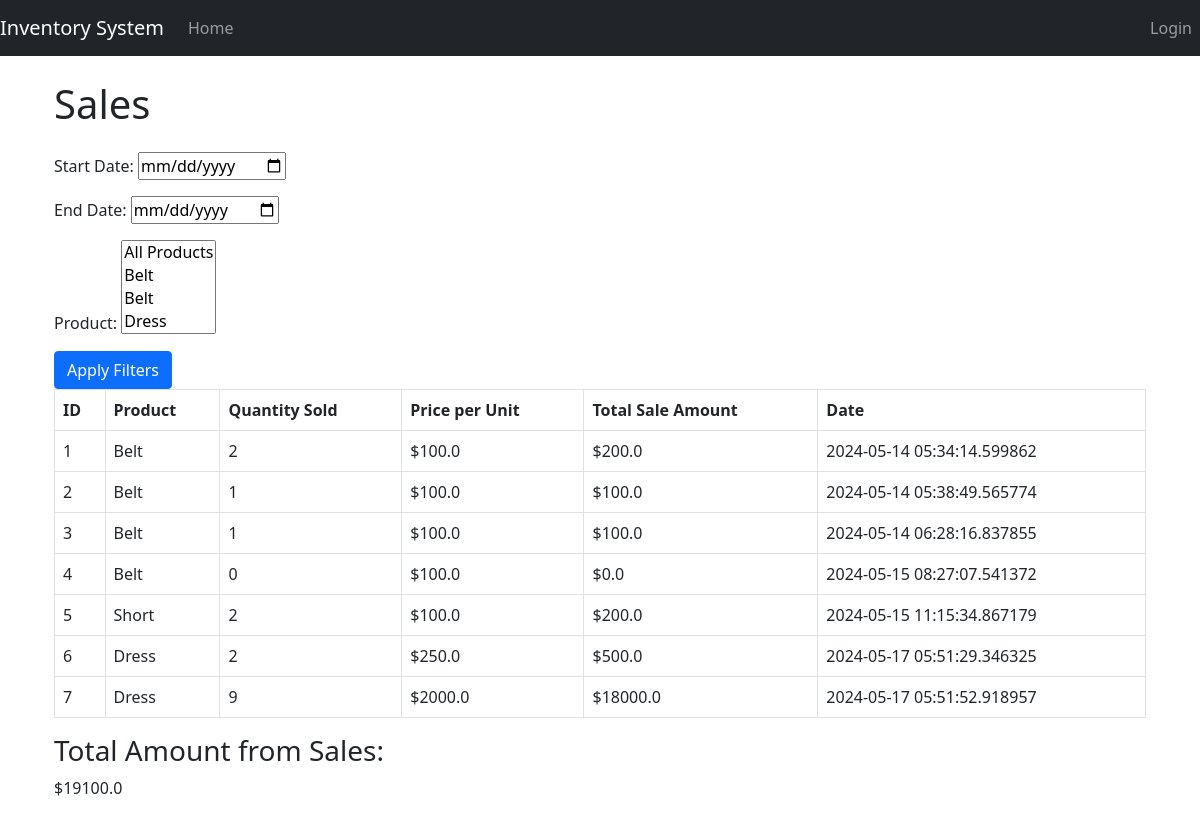
The app's page /sales with its own data.
### STORE/models.py (models this page shows, shortened)
class Sale(db.Model):
    id = db.Column(db.Integer, primary_key=True)
    product_code = db.Column(db.String(20), db.ForeignKey('product.code'), nullable=False)  # ForeignKey to product code
    quantity_sold = db.Column(db.Integer, nullable=False)
    sale_date = db.Column(db.DateTime, nullable=False, default=datetime.utcnow)

class Product(db.Model):
    code = db.Column(db.String(20), primary_key=True, unique=True, nullable=False, index=True)  # Index added to code column
    item = db.Column(db.String(100), nullable=False)
    type_material = db.Column(db.String(100), nullable=False)
    size = db.Column(db.String(20), nullable=False)
    color = db.Column(db.String(50), nullable=False)
    description = db.Column(db.Text, nullable=False)
    price = db.Column(db.Float, nullable=False)
    quantity = db.Column(db.Integer, nullable=False)
    sales = relationship('Sale', backref='product', lazy=True)  # Relationship with Sale model

### STORE/routes.py (the view)
@app.route('/sales', methods=['GET', 'POST'])
def sales():
    sales_query = Sale.query.join(Product)
    start_date = request.args.get('start_date')
    end_date = request.args.get('end_date')
    product_codes = request.args.getlist('product')
    if start_date:
        start_date = datetime.strptime(start_date, '%Y-%m-%d')
        sales_query = sales_query.filter(Sale.sale_date >= start_date)
    if end_date:
        end_date = datetime.strptime(end_date, '%Y-%m-%d')
        sales_query = sales_query.filter(Sale.sale_date <= end_date)
    if product_codes:
        product_filters = [Sale.product_code == code for code in product_codes]
        sales_query = sales_query.filter(or_(*product_filters))
    sales = sales_query.all()
    products = Product.query.all()
    total_sales_amount = sum(sale.quantity_sold * sale.product.price for sale in sales)
    return render_template('sales.html', sales=sales, total_sales_amount=total_sales_amount, products=products)

### STORE/templates/sales.html (shortened to what this page needs)
{% extends "base.html" %}
{% block content %}
<div class="container">
    <h1 class="mt-4 mb-4">Sales</h1>
    <form action="{{ url_for('sales') }}" method="GET">
        <div class="mb-3">
            <label for="start_date">Start Date:</label>
            <input type="date" id="start_date" name="start_date">
        </div>
        <div class="mb-3">
            <label for="end_date">End Date:</label>
            <input type="date" id="end_date" name="end_date">
        </div>
        <div class="mb-3">
            <label for="product">Product:</label>
            <select name="product" id="product" multiple>
                <option value="">All Products</option>
                {% for product in products %}
                <option value="{{ product.id }}">{{ product.item }}</option>
                {% endfor %}
            </select>
        </div>
        <button type="submit" class="btn btn-primary">Apply Filters</button>
    </form>
    <div class="table-responsive">
        <table class="table table-bordered">
            <thead>
                <tr>
                    <th>ID</th>
                    <th>Product</th>
                    <th>Quantity Sold</th>
                    <th>Price per Unit</th>
                    <th>Total Sale Amount</th>
                    <th>Date</th>
                </tr>
            </thead>
            <tbody>
                {% for sale in sales %}
                <tr>
                    <td>{{ sale.id }}</td>
                    <td>{{ sale.product.item }}</td>
                    <td>{{ sale.quantity_sold }}</td>
                    <td>${{ sale.product.price }}</td>
                    <td>${{ sale.quantity_sold * sale.product.price }}</td>
                    <td>{{ sale.sale_date }}</td>
                </tr>
                {% endfor %}
            </tbody>
        </table>
    </div>
    <div>
        <h3>Total Amount from Sales:</h3>
        <p>${{ total_sales_amount }}</p>
    </div>
</div>
{% endblock %}

### STORE/templates/base.html (shortened to what this page needs)
<!DOCTYPE html>
<html lang="en">
<head>
    <link href="https://cdn.jsdelivr.net/npm/bootstrap@5.0.2/dist/css/bootstrap.min.css" rel="stylesheet">
</head>
<body>
    <nav class="navbar navbar-expand-lg navbar-dark bg-dark">
        <a class="navbar-brand" href="{{ url_for('index') }}">Inventory System</a>
        <div class="collapse navbar-collapse" id="navbarNav">
            <ul class="navbar-nav">
                {% if request.path != '/' and request.path != '/login' and request.path != '/register' %}
                <li class="nav-item">
                    <a class="nav-link" href="{{ url_for('index') }}">Home</a>
                </li>
                {% endif %}
            </ul>
        </div>
        <div class="navbar-nav ml-auto">
            {% if current_user.is_authenticated %}
                {% if request.path != '/' %}
                    <span class="navbar-text me-3">Welcome, {{ current_user.username }}</span>
                    <a href="{{ url_for('logout') }}" class="nav-item nav-link">Logout</a>
                {% endif %}
            {% else %}
                {% if request.path != '/' and request.path != '/login' and request.path != '/register' %}
                    <a href="{{ url_for('login') }}" class="nav-item nav-link">Login</a>
                {% endif %}
            {% endif %}
        </div>
    </nav>
    <div class="container mt-4">
        {% block content %}
        {% endblock %}
    </div>
</body>
</html>

### records on screen
Sale: id "1", product.item "Belt", quantity_sold "2", product.price "100.0", sale.quantity_sold*sale.product.price "200.0", sale_date "2024-05-14 05:34:14.599862"
Sale: id "2", product.item "Belt", quantity_sold "1", product.price "100.0", sale.quantity_sold*sale.product.price "100.0", sale_date "2024-05-14 05:38:49.565774"
Sale: id "3", product.item "Belt", quantity_sold "1", product.price "100.0", sale.quantity_sold*sale.product.price "100.0", sale_date "2024-05-14 06:28:16.837855"
Sale: id "4", product.item "Belt", quantity_sold "0", product.price "100.0", sale.quantity_sold*sale.product.price "0.0", sale_date "2024-05-15 08:27:07.541372"
Sale: id "5", product.item "Short", quantity_sold "2", product.price "100.0", sale.quantity_sold*sale.product.price "200.0", sale_date "2024-05-15 11:15:34.867179"
Sale: id "6", product.item "Dress", quantity_sold "2", product.price "250.0", sale.quantity_sold*sale.product.price "500.0", sale_date "2024-05-17 05:51:29.346325"
Sale: id "7", product.item "Dress", quantity_sold "9", product.price "2000.0", sale.quantity_sold*sale.product.price "18000.0", sale_date "2024-05-17 05:51:52.918957"

### other values on screen
{{ total_sales_amount }} "19100.0"
